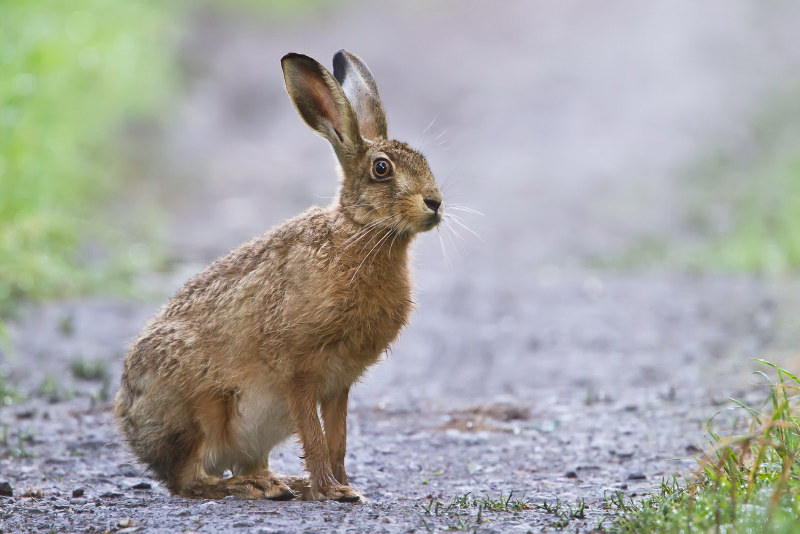
#> input picture Python/alexnet/photo.jpg, 1600 x 1067 px (shown at 1/2 size)
$ jupyter execute --allow-errors face_recognition.ipynb
#> lines starting #> are read from the running program, lines starting #| are printed output that depends on the picture
[cell 1]
import cv2
import numpy as np
import matplotlib.pyplot as plt
from caffe_classes import class_names

Была взята готовая НС архетектуры SSD

- deploy.prototxt — файл описывающий слои нашей нейронной сети.
- caffemodel — веса, вычисленные во время тренировки модели.

[cell 2]
protoFile = "deploy.prototxt.txt"
weightsFile = "bvlc_alexnet.caffemodel"

Загрузка модели

#> (a cell that did not finish here is left out)

imread сразу преобразует исходную картинку в массив Numpy

[cell 4]
image = cv2.imread("photo.jpg")
#> image is the input picture: shape (1067, 1600, 3); mean B, G, R 163.6, 166.8, 166.2

# Изменяем входное изображение
- Приводим к размеру, по которому обучалась НС (300х300)
- Делаем среднее вычитание, (104.0, 177.0, 123.0) это среднее значение RGB из набора данных. Ниже приведенно измененное изображение.
Насколько я понял, это нужно для того, чтобы уровнять освященность изображенний из набора данных, дабы освещенность изображения не влияла на работу НС.

[cell 5]
height, width = image.shape[:2]
#> height = 1067; width = 1600
blob = cv2.dnn.blobFromImage(image, 1.0, (227, 227), [104., 117., 124.])
blob_print = blob

[cell 6]
blob_print = blob_print[0]
print(blob_print.shape)
#| (3, 227, 227)
blob_print = np.swapaxes(blob_print, 0, 2)
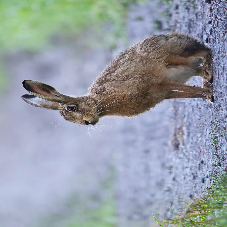
#> blob_print: shape (227, 227, 3) float32; mean of channels 0, 1, 2 59.5, 49.7, 42.1; drawn with min black and max white
blob_print = np.swapaxes(blob_print, 0, 1)
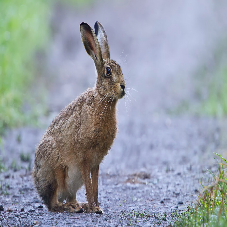
#> blob_print: shape (227, 227, 3) float32; mean of channels 0, 1, 2 59.5, 49.7, 42.1; drawn with min black and max white
print(blob_print.shape)
#| (227, 227, 3)
plt.imshow(blob_print)
plt.show()
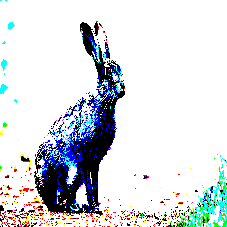
#> shown: shape (227, 227, 3) float32; mean R, G, B 0.839, 0.859, 0.876
